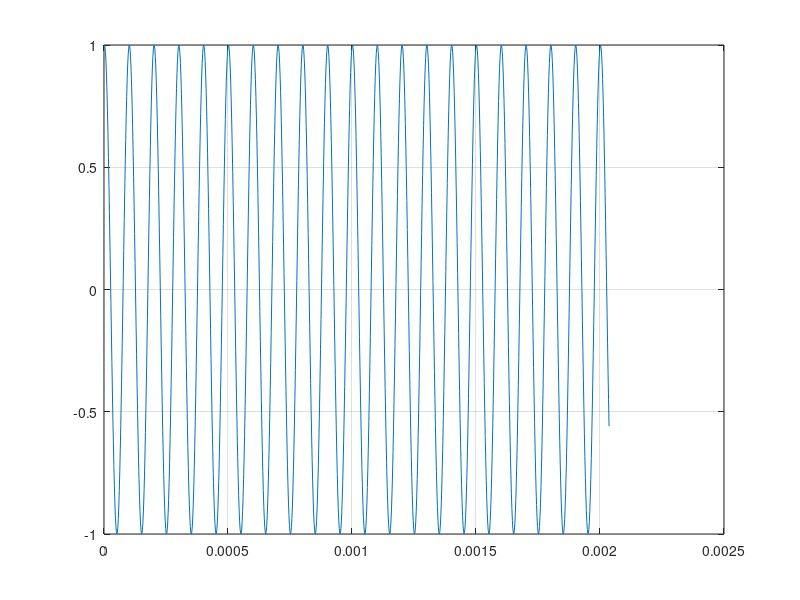

MATLAB code for this plot:


function hello_world()

% Define Pauli matrices
sigma_x= [0 1/2; 1/2 0];
sigma_y=[0 -1i/2; 1i/2 0];
sigma_z=[1/2 0; 0 -1/2];
unit=[1 0;0 1];

%Calculate two spin operators
% 
% Lx=kron(sigma_x,unit);
% Ly=kron(sigma_y,unit);
% Lz=kron(sigma_z,unit);
% 
% Sx=kron(unit,sigma_x)
% Sy=kron(unit,sigma_y)
% Sz=kron(unit,sigma_z)

%Sx*Sy-Sy*Sx-1i*Sz
%Lx*Sz-Sz*Lx
%Lz*Lx-Lx*Lz-1i*Ly

%(sigma_x*sigma_y-sigma_y*sigma_x)-1i*sigma_z

%LxSx=kron(sigma_x,sigma_x)
%Lx*Sx

%Build Hamiltonian

omega_ONE=2*pi*10000; %Zeeman Frequency spin 1 
omega_TWO=2*pi*10000; %Zemman Frequency spin 2

H_Z=omega_ONE*(kron(sigma_z,unit)) + omega_TWO*(kron(unit,sigma_z)) %Zeeman coupling two spin states

J=15

H_J=2*pi*J*(kron(sigma_x,sigma_x)+kron(sigma_y,sigma_y) + kron(sigma_z,sigma_z)) %J coupling two spin states


H = H_Z + H_J %Total Hamiltonian

%initial state
rho=[0 1 0 0;0 0 0 0;0 0 0 1; 0 0 0 0;]


%Build Propogators
time_step=0.125/norm(H);
P_left=expm(+1i*H*time_step);
P_right=expm(-1i*H*time_step);

%Total operators of two spin state system
sigma_x_total=kron(sigma_x,unit) + kron(unit,sigma_x)
sigma_y_total=kron(sigma_y,unit) + kron(unit,sigma_y)
sigma_z_total=kron(sigma_z,unit) + kron(unit,sigma_z)


%Simulation
nsteps=1024;
for n=1:nsteps
    
    mu_x(n)=real(trace(rho*sigma_x_total));
    mu_y(n)=real(trace(rho*sigma_y_total));
    mu_z(n)=real(trace(rho*sigma_z_total));
    rho=P_right*rho*P_left;
   
    
end

time=[1:nsteps]*time_step
 plot(time,mu_x); grid on; box on;
% xlim([-1 1]); ylim([-1 1]); zlim([-1 1]);


end
